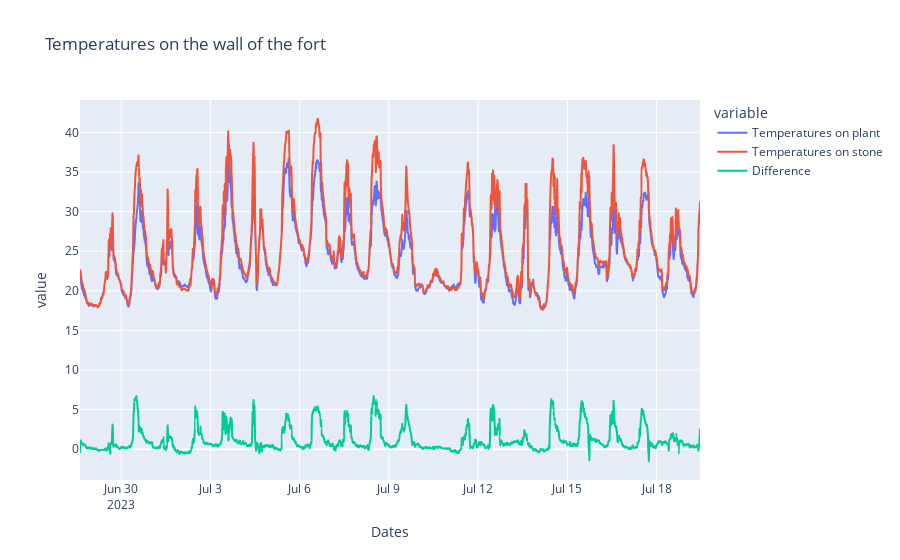

Notebook code cell kept with this figure:
### Code cell
fig = px.line(df, x="Dates", y=df.columns,
              title='Temperatures on the wall of the fort')
fig.write_image('temperatures_by_sensors.png')
fig.show()
fig.write_image("temperatures_by_sensors.png")

### Figure 1 — Plotly figure (JSON) as saved in the notebook; plotly's stock layout.template omitted (floating-point values rounded to 4 significant figures; data arrays with more than 128 entries replaced by an {"elided": "..."} marker saying what was removed)
{"data": [{"hovertemplate": "variable=Temperatures on plant<br>Dates=%{x}<br>value=%{y}<extra></extra>", "legendgroup": "Temperatures on plant", "line": {"color": "#636efa", "dash": "solid"}, "marker": {"symbol": "circle"}, "mode": "lines", "name": "Temperatures on plant", "showlegend": true, "type": "scattergl", "x": {"elided": "2002 str values"}, "xaxis": "x", "y": {"elided": "2002 float values"}, "yaxis": "y"}, {"hovertemplate": "variable=Temperatures on stone<br>Dates=%{x}<br>value=%{y}<extra></extra>", "legendgroup": "Temperatures on stone", "line": {"color": "#EF553B", "dash": "solid"}, "marker": {"symbol": "circle"}, "mode": "lines", "name": "Temperatures on stone", "showlegend": true, "type": "scattergl", "x": {"elided": "2002 str values"}, "xaxis": "x", "y": {"elided": "2002 float values"}, "yaxis": "y"}, {"hovertemplate": "variable=Difference<br>Dates=%{x}<br>value=%{y}<extra></extra>", "legendgroup": "Difference", "line": {"color": "#00cc96", "dash": "solid"}, "marker": {"symbol": "circle"}, "mode": "lines", "name": "Difference", "showlegend": true, "type": "scattergl", "x": {"elided": "2002 str values"}, "xaxis": "x", "y": {"elided": "2002 float values"}, "yaxis": "y"}], "layout": {"legend": {"title": {"text": "variable"}, "tracegroupgap": 0}, "title": {"text": "Temperatures on the wall of the fort"}, "xaxis": {"anchor": "y", "domain": [0, 1], "title": {"text": "Dates"}}, "yaxis": {"anchor": "x", "domain": [0, 1], "title": {"text": "value"}}}}
